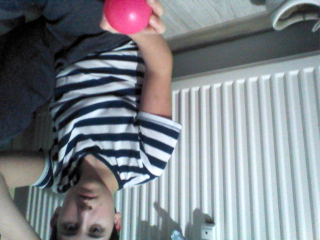
#> input picture ball_following_v2.0/Train/raw/bottom/img001.png, 320 x 240 px; its folder holds only this picture in this run
$ python processer.py   (Python 2 division)
#> lines starting #> are read from the running program, lines starting #| are printed output that depends on the picture
from PIL import Image

def blackOrWhite(pixel):
    if (2*pixel[0] - pixel[1] - pixel[2]) / 2 < 50:
        pix = (0,0,0)
    else:
        pix = (255,255,255)
    return pix

def createTrainSet(index,item,angles):
#> called with index = 1, item = 'bottom'
    im = Image.open("raw/" + str(item) + "/img" + "%03d" % index + ".png")
#> im is the input picture: PIL image 320x240 RGB; mean R, G, B 126.2, 131.4, 137.3
    im = im.resize((im.width / 10, im.height / 10))
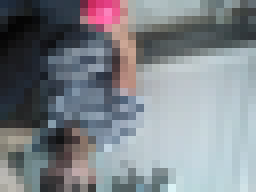
#> im: PIL image 32x24 RGB (shown 8 times larger); mean R, G, B 126.1, 131.4, 137.2
    #im = im.rotate(180) // rotate on nao becasue mine have rotated camera

    imagesFile = open("trainingData.txt", "a")
    for pixel in im.getdata():

        pix = blackOrWhite(pixel)
        #pix = pixel
        imagesFile.write(str(pix[0]) + " " + str(pix[1]) + " " + str(pix[2]) + " ")
#> this loop made 768 passes
#> (pixel, pix) on passes 1 to 3: ((32, 45, 62), (0, 0, 0)), ((30, 41, 56), (0, 0, 0)), ((30, 36, 45), (0, 0, 0))

    actual1 = float(angles[index-1][0])
    actual2 = float(angles[index-1][1])

    end1 = float(angles[len(angles)-1][0])
    end2 = float(angles[len(angles)-1][1])

    if index != len(angles):
        imagesFile.write(str(end1 - actual1) + " " + str(end2 - actual2) + "\n")
    else:
        imagesFile.write(str(end1) + " " + str(end2) + "\n")

def relativeJoints(item):
    angles = []
    index = 1

    while True:
        try:
            jnts = open("raw/" + str(item) + "/angle" + "%03d" % index + ".dat")
            joints = jnts.readline().split()
            angles.append(joints)

            index += 1
        except Exception, e:
            #print e
            break

    return angles

if __name__ == "__main__":
    ar = ["bottom","bottom2","left","leftup","leftupup","right","rightup","rightup","top","top2"]
    for item in ar:
        index = 1
        angles = relativeJoints(item)


        while True:
            try:
                createTrainSet(index,item,angles)
                index += 1
            except:
                print "Number of samples: %03d" % (index-1)
                break
